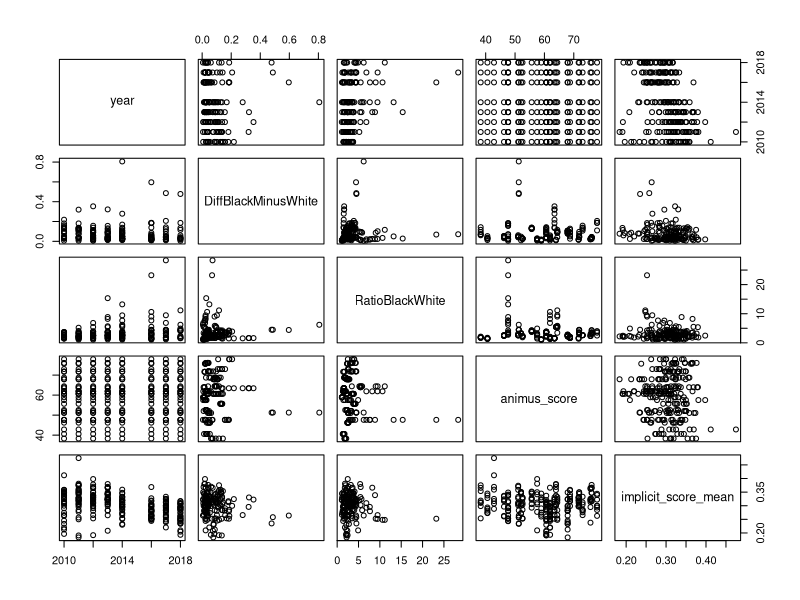
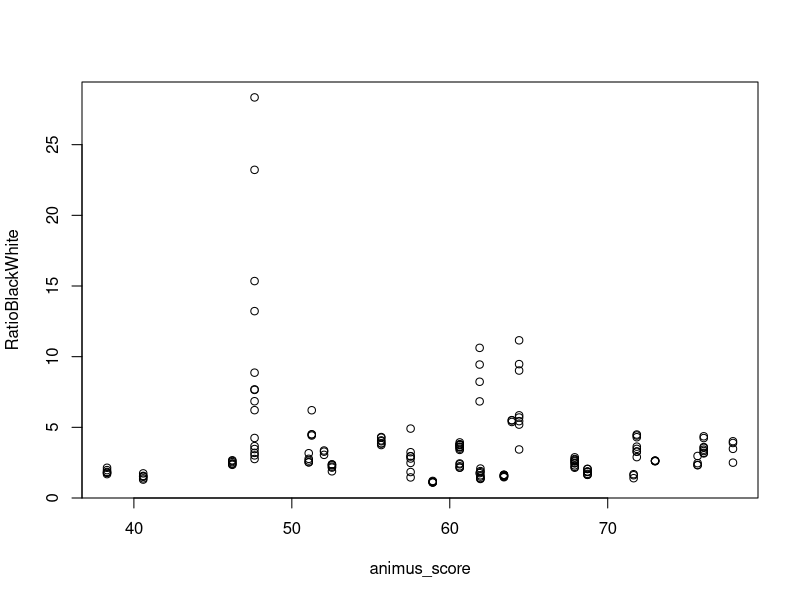
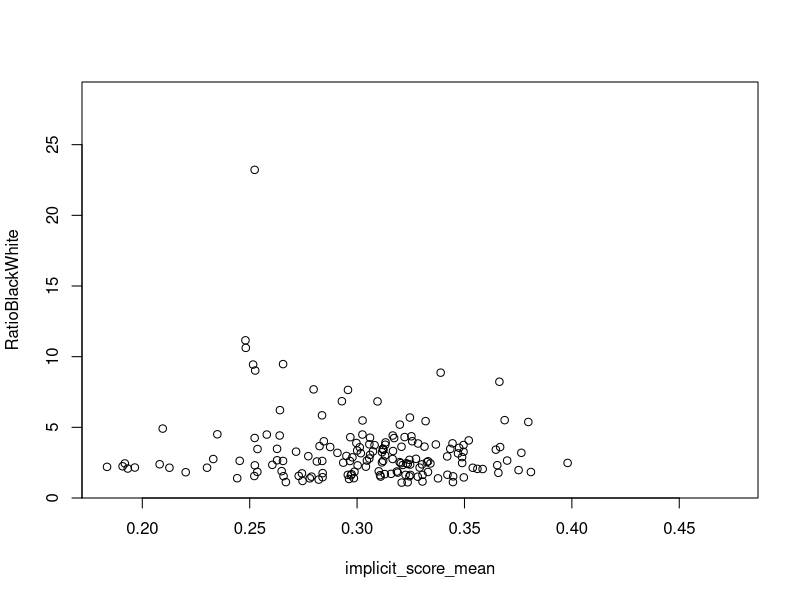
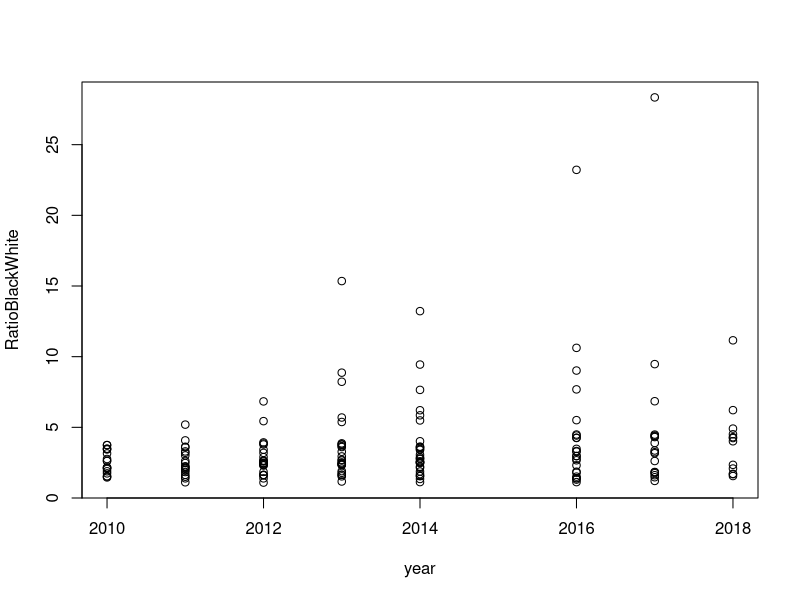

Recreate these plots in R, in order.
## ---- chunk 1
## Libraries to include
library(tidyverse)
## Load the data
library(readxl)
NewCities <- read_excel("New Cities Database copy late reduced 10-27-20.xlsx")

## ---- chunk 2
str(NewCities)
## ---- chunk 3
#NewCities$RatioBlackWhite <- as.numeric(as.character(NewCities$RatioBlackWhite))
NewCities$DiffBlackMinusWhite <- as.numeric(NewCities$DiffBlackMinusWhite)
NewCities$RatioBlackWhite <- as.numeric(NewCities$RatioBlackWhite)
NewCities$implicit_score_mean <- as.numeric(NewCities$implicit_score_mean)
str(NewCities)
## ---- chunk 4
Cities <- NewCities %>% select(c(City, year, DiffBlackMinusWhite, RatioBlackWhite, animus_score, implicit_score_mean))
dim(Cities)
## ---- chunk 5
head(Cities)
## ---- chunk 6
plot(Cities[2:6])
## ---- chunk 7
Cities[order(Cities$RatioBlackWhite, decreasing = TRUE),]
## ---- chunk 8
plot(RatioBlackWhite ~ animus_score, data = Cities)
plot(RatioBlackWhite ~ implicit_score_mean, data = Cities)
plot(RatioBlackWhite ~ year, data = Cities)
#plot(animus_score ~ implicit_score_mean, data = Cities)
## ---- chunk 9
summary(mod1 <- lm(RatioBlackWhite ~ animus_score + implicit_score_mean, data = Cities))
summary(mod2 <- lm(RatioBlackWhite ~ implicit_score_mean, data = Cities))
## ---- chunk 10
summary(mod1yr <- lm(RatioBlackWhite ~ animus_score + implicit_score_mean + year, data = Cities))
summary(mod2yr <- lm(RatioBlackWhite ~ implicit_score_mean + year, data = Cities))
